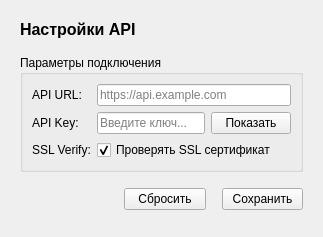
<?xml version="1.0" encoding="UTF-8"?>
<ui version="4.0">
    <author/>
    <comment/>
    <exportmacro/>
    <class>botc::ui::SettingsWidget</class>
    <widget class="QWidget" name="botc::ui::SettingsWidget">
        <layout class="QVBoxLayout" name="mainLayout">
            <property name="margin">
                <number>20</number>
            </property>
            <property name="spacing">
                <number>16</number>
            </property>

            <!-- Заголовок -->
            <item>
                <widget class="QLabel" name="titleLabel">
                    <property name="text">
                        <string>Настройки API</string>
                    </property>
                    <property name="styleSheet">
                        <string>font-size: 16px; font-weight: bold;</string>
                    </property>
                </widget>
            </item>

            <!-- Форма -->
            <item>
                <widget class="QGroupBox" name="groupBox">
                    <property name="title">
                        <string>Параметры подключения</string>
                    </property>
                    <layout class="QFormLayout" name="formLayout">
                        <!-- API URL -->
                        <item row="0" column="0">
                            <widget class="QLabel">
                                <property name="text">
                                    <string>API URL:</string>
                                </property>
                            </widget>
                        </item>
                        <item row="0" column="1">
                            <widget class="QLineEdit" name="apiUrlEdit">
                                <property name="placeholderText">
                                    <string>https://api.example.com</string>
                                </property>
                            </widget>
                        </item>
                        <!-- API Key -->
                        <item row="1" column="0">
                            <widget class="QLabel">
                                <property name="text">
                                    <string>API Key:</string>
                                </property>
                            </widget>
                        </item>
                        <item row="1" column="1">
                            <layout class="QHBoxLayout">
                                <item>
                                    <widget class="QLineEdit" name="apiKeyEdit">
                                        <property name="echoMode">
                                            <enum>QLineEdit::Password</enum>
                                        </property>
                                        <property name="placeholderText">
                                            <string>Введите ключ...</string>
                                        </property>
                                    </widget>
                                </item>
                                <item>
                                    <widget class="QPushButton" name="toggleKeyButton">
                                        <property name="text">
                                            <string>Показать</string>
                                        </property>
                                        <property name="checkable">
                                            <bool>true</bool>
                                        </property>
                                        <property name="maximumWidth">
                                            <number>80</number>
                                        </property>
                                    </widget>
                                </item>
                            </layout>
                        </item>
                        <!-- SSL Verify -->
                        <item row="2" column="0">
                            <widget class="QLabel">
                                <property name="text">
                                    <string>SSL Verify:</string>
                                </property>
                            </widget>
                        </item>
                        <item row="2" column="1">
                            <widget class="QCheckBox" name="sslVerifyCheckBox">
                                <property name="text">
                                    <string>Проверять SSL сертификат</string>
                                </property>
                                <property name="checked">
                                    <bool>true</bool>
                                </property>
                            </widget>
                        </item>

                    </layout>
                </widget>
            </item>
            <!-- Кнопки и статус -->
            <item>
                <layout class="QHBoxLayout">
                    <item>
                        <widget class="QLabel" name="statusLabel">
                            <property name="text">
                                <string></string>
                            </property>
                        </widget>
                    </item>
                    <item>
                        <spacer>
                            <property name="orientation">
                                <enum>Qt::Horizontal</enum>
                            </property>
                        </spacer>
                    </item>
                    <item>
                        <widget class="QPushButton" name="resetButton">
                            <property name="text">
                                <string>Сбросить</string>
                            </property>
                        </widget>
                    </item>
                    <item>
                        <widget class="QPushButton" name="saveButton">
                            <property name="text">
                                <string>Сохранить</string>
                            </property>
                        </widget>
                    </item>
                </layout>
            </item>
            <!-- Растяжка вниз -->
            <item>
                <spacer>
                    <property name="orientation">
                        <enum>Qt::Vertical</enum>
                    </property>
                </spacer>
            </item>
        </layout>
    </widget>
    <pixmapfunction/>
    <connections/>
</ui>
